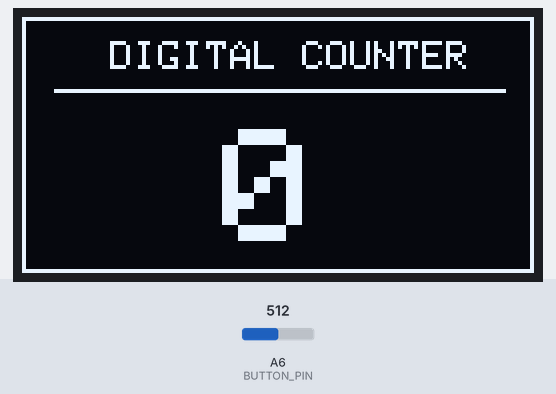
This sketch was run on a simulated Arduino Nano, built with avr-gcc and run on an emulated ATmega328P. Parts: 128×64 one-colour display. The inputs (shaded band) are chosen by the test bench; at power-on: A6 (BUTTON_PIN) = 512. What the sketch prints to the serial monitor is not drawn.

Above: at 0.1 s.

The sketch:

Practical_62.ino
```cpp
/*
==========================================
Practical-62 : 0–9 Button Counter
==========================================

UP      = 845–865 (Actual: 853-855)
DOWN    = 780–800 (Actual: 789-790)
BACK    = 725–745 (Actual: 733-734)
SELECT  = 920–945 (Actual: 931-932)

OLED  : A4(SDA), A5(SCL)
Button: A6
==========================================
*/

#include <Wire.h>
#include <Adafruit_GFX.h>
#include <Adafruit_SSD1306.h>

#define SCREEN_WIDTH 128
#define SCREEN_HEIGHT 64

#define BUTTON_PIN A6

Adafruit_SSD1306 display(SCREEN_WIDTH, SCREEN_HEIGHT, &Wire, -1);

int counter = 0;
int lastButton = 0;

//==========================
int getButton()
//==========================
{
  long sum = 0;

  for (int i = 0; i < 5; i++)
  {
    sum += analogRead(BUTTON_PIN);
    delay(2);
  }

  int value = sum / 5;

  // UP (853 - 855)
  if (value >= 845 && value <= 865)
    return 1;      // UP

  // DOWN (789 - 790)
  if (value >= 780 && value <= 800)
    return 2;      // DOWN

  // BACK (733 - 734)
  if (value >= 725 && value <= 745)
    return 3;      // BACK

  // SELECT (931 - 932)
  if (value >= 920 && value <= 945)
    return 4;      // SELECT

  return 0;
}

void setup()
{
  Serial.begin(9600);

  if (!display.begin(SSD1306_SWITCHCAPVCC, 0x3C))
  {
    while (1);
  }

  display.clearDisplay();
  display.setTextColor(SSD1306_WHITE);
}

void loop()
{
  int button = getButton();

  if (button != 0 && lastButton == 0)
  {
    switch (button)
    {
      case 1:   // UP -> Increment
        counter++;
        if (counter > 9)
          counter = 0;
        break;

      case 2:   // DOWN -> Decrement
        counter--;
        if (counter < 0)
          counter = 9;
        break;

      case 3:   // BACK
        // No Action
        break;

      case 4:   // SELECT -> Reset
        counter = 0;
        break;
    }
  }

  lastButton = button;

  Serial.print("Counter : ");
  Serial.println(counter);

  display.clearDisplay();

  display.drawRect(0, 0, 128, 64, SSD1306_WHITE);

  display.setTextSize(1);
  display.setCursor(22, 6);
  display.println("DIGITAL COUNTER");

  display.drawLine(8, 18, 120, 18, SSD1306_WHITE);

  display.setTextSize(4);
  display.setCursor(50, 28);
  display.print(counter);

  display.display();

  delay(30);
}
```
